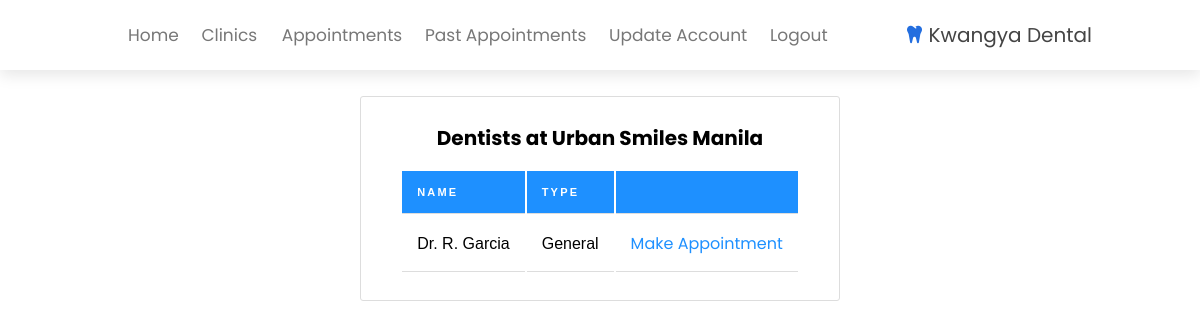
The app's page /dentists.php?location=1 (signed in) with its own data.
### tables this page shows
CREATE TABLE `clinic` (
  `clinic_id` int(10) NOT NULL,
  `location` varchar(32) NOT NULL,
  `open_hr` varchar(4) NOT NULL DEFAULT '1000',
  `close_hr` varchar(4) NOT NULL DEFAULT '1800'
);

CREATE TABLE `dentist` (
  `username` varchar(32) NOT NULL,
  `name` varchar(50) NOT NULL,
  `phone` bigint(10) NOT NULL,
  `age` int(3) NOT NULL,
  `sex` set('M','F') NOT NULL,
  `d_type` set('General','Orthodontist') NOT NULL,
  `location` varchar(32) NOT NULL
);

### dentists.php (the view, shortened to what this page needs)
<?php
$db = mysqli_connect('localhost', 'root', '', 'dcms') or die("could not connect to database");
$locn = $_GET['location'];
?>
<!DOCTYPE HTML>
<html>
<head>
    <link rel="stylesheet" href="assets/css/menu.css">
    <link rel="stylesheet" href="assets/css/main.css">
    <link rel="stylesheet" href="assets/css/landingpage.css">
    <link rel="stylesheet" href="https://cdnjs.cloudflare.com/ajax/libs/font-awesome/6.1.1/css/all.min.css">
</head>
<body><br><br><br><br>
    <center>
        <?php require_once("header.php"); ?>
        <div class="content-section" style="width:40%"><br>
            <?php
            $query2 = "SELECT location FROM clinic WHERE clinic_id = '$locn' LIMIT 1";
            $res_locn = mysqli_query($db, $query2);
            if ($res_locn == false || mysqli_num_rows($res_locn) == 0)
                echo "<h3>Invalid Location</h3>";
            else {
                $row = mysqli_fetch_assoc($res_locn);
                $loc = $row['location'];
                echo "<h2>Dentists at $loc</h2><br>";
                $query = "SELECT * FROM dentist WHERE location = '$loc'";
                $res_dentist = mysqli_query($db, $query);
                if ($res_dentist == false || mysqli_num_rows($res_dentist) == 0)
                    echo  "<h3>No dentists available</h3>";
                else {
                    echo "<table><tr><th>Name</th><th>Type</th><th></th></tr>";
                    while ($row = mysqli_fetch_assoc($res_dentist)) {
                        $link = "makeappointment.php?dentist=" . $row['username'] . "";
                        echo "<tr><td>Dr. " . $row['name'] . "</td><td>" . $row['d_type'] . "</td><td><a href='$link'>Make Appointment</a></td></tr>";
                    }
                }
            }
            ?>
            </table><br>
        </div>
    </center>
</body>
</html>

### assets/css/menu.css (style rules this page uses)
.content-section { background: #ffffff; padding: 10px 20px; border: 1px solid #dddddd; border-radius: 3px; margin-bottom: 20px; }
th, td { padding: 15px; text-align: left; font-family: "Montserrat", sans-serif; border-bottom: 1px solid #ddd; }
th { font-family: "Montserrat", sans-serif; font-size: 1.1rem; text-transform: uppercase; color: white; letter-spacing: .2em; background-color: dodgerblue; }

### assets/css/main.css (style rules this page uses)
:root { --green:#236edf; --black:#444; --light-color:#777; --box-shadow:.5rem .5rem 0 rgba(22, 160, 133, .2); --text-shadow:.4rem .4rem 0 rgba(0, 0, 0, .2); --border:.2rem solid var(--green); }
* { font-family: 'Poppins', sans-serif; margin:0; padding: 0; box-sizing: border-box; outline: none; border: none; transition: all .2s ease-out; text-decoration: none; }
html { font-size: 62.5%; overflow-x: hidden; scroll-padding-top: 7rem; scroll-behavior: smooth; }

### dentists.php (style rules this page uses)
a { color: dodgerblue; }
h2 { font-size: 20px; }
tr { font-size: 16px; }

### records on screen
clinic: location "Urban Smiles Manila"
dentist: name "R. Garcia", d_type "General"
